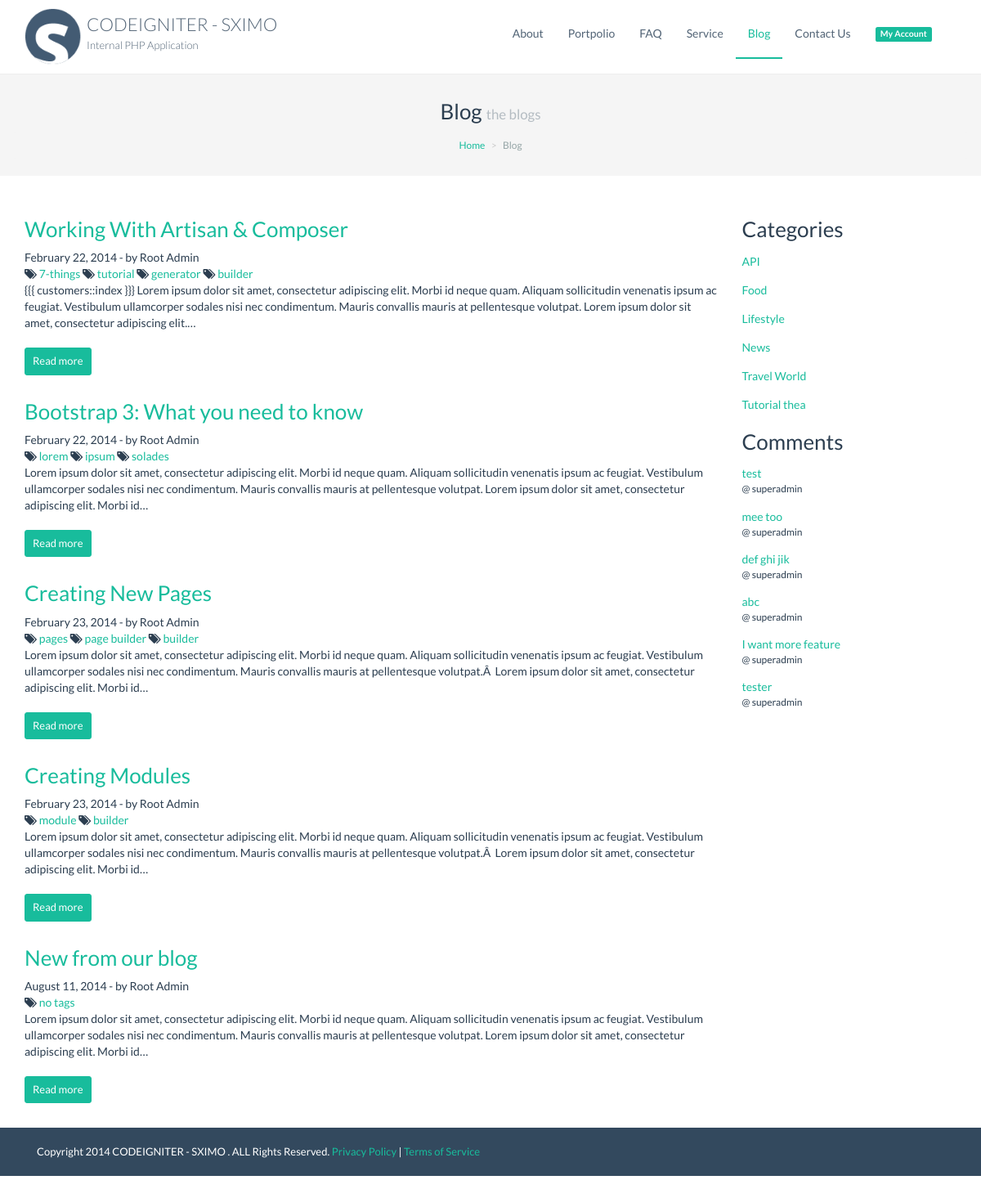
Screenshot of /source/index.php/blog with the database file from the repository.
### tables this page shows
CREATE TABLE `tb_menu` (
  `menu_id` int(11) NOT NULL AUTO_INCREMENT,
  `parent_id` int(11) DEFAULT '0',
  `module` varchar(50) DEFAULT NULL,
  `url` varchar(100) DEFAULT NULL,
  `menu_name` varchar(100) DEFAULT NULL,
  `menu_type` char(10) DEFAULT NULL,
  `role_id` varchar(100) DEFAULT NULL,
  `deep` smallint(2) DEFAULT NULL,
  `ordering` int(6) DEFAULT NULL,
  `position` enum('top','sidebar','both') DEFAULT NULL,
  `menu_icons` varchar(30) DEFAULT NULL,
  `active` enum('0','1') DEFAULT '1',
  `access_data` text,
  `allow_guest` enum('0','1') DEFAULT '0',
  PRIMARY KEY (`menu_id`)
);

CREATE TABLE `tb_module` (
  `module_id` int(11) NOT NULL AUTO_INCREMENT,
  `module_name` varchar(100) DEFAULT NULL,
  `module_title` varchar(100) DEFAULT NULL,
  `module_note` varchar(255) DEFAULT NULL,
  `module_author` varchar(100) DEFAULT NULL,
  `module_created` timestamp NULL DEFAULT NULL,
  `module_desc` text,
  `module_db` varchar(255) DEFAULT NULL,
  `module_db_key` varchar(100) DEFAULT NULL,
  `module_type` enum('master','report','proccess','core','generic','addon') DEFAULT 'master',
  `module_config` text,
  `module_lang` text,
  PRIMARY KEY (`module_id`)
);

CREATE TABLE `tb_blogs` (
  `blogID` int(11) NOT NULL AUTO_INCREMENT,
  `CatID` int(6) DEFAULT NULL,
  `title` text,
  `slug` text,
  `content` text,
  `created` datetime DEFAULT NULL,
  `tags` text,
  `status` enum('publish','unpublish','draft') DEFAULT 'draft',
  `image` varchar(100) DEFAULT NULL,
  `entryby` int(11) DEFAULT NULL,
  PRIMARY KEY (`blogID`)
);

CREATE TABLE `tb_blogcategories` (
  `CatID` int(6) NOT NULL AUTO_INCREMENT,
  `name` text,
  `slug` text,
  `descr` text,
  `enable` enum('0','1') DEFAULT NULL,
  PRIMARY KEY (`CatID`)
);

CREATE TABLE `tb_blogcomments` (
  `commentID` int(11) NOT NULL AUTO_INCREMENT,
  `parentID` int(11) DEFAULT NULL,
  `user_id` int(11) DEFAULT NULL,
  `blogID` int(11) DEFAULT NULL,
  `name` text,
  `email` text,
  `comment` text,
  `created` timestamp NOT NULL DEFAULT CURRENT_TIMESTAMP ON UPDATE CURRENT_TIMESTAMP,
  PRIMARY KEY (`commentID`)
);

CREATE TABLE `tb_users` (
  `id` int(11) NOT NULL AUTO_INCREMENT,
  `group_id` int(6) DEFAULT NULL,
  `username` varchar(100) NOT NULL,
  `password` varchar(64) NOT NULL,
  `email` varchar(100) NOT NULL,
  `first_name` varchar(50) DEFAULT NULL,
  `last_name` varchar(50) DEFAULT NULL,
  `avatar` varchar(100) DEFAULT NULL,
  `active` tinyint(1) unsigned DEFAULT NULL,
  `login_attempt` tinyint(2) DEFAULT '0',
  `last_login` datetime DEFAULT NULL,
  `created_at` timestamp NOT NULL DEFAULT CURRENT_TIMESTAMP,
  `updated_at` timestamp NULL DEFAULT NULL,
  `reminder` varchar(64) DEFAULT NULL,
  `activation` varchar(50) DEFAULT NULL,
  `remember_token` varchar(100) DEFAULT NULL,
  PRIMARY KEY (`id`)
);

### source/application/controllers/Blog.php (called while the page is built, shortened)
<?php if (!defined('BASEPATH')) exit('No direct script access allowed');
class Blog extends SB_Controller
{
  public $module     = 'blog';
  public $per_page  = '10';
  function __construct() {
    $this->load->model('blogmodel');
    $this->model = $this->blogmodel;
    $this->load->helper('text');
    $this->info = $this->model->makeInfo( $this->module);
    $this->data = array_merge( $this->data, array(
      'pageTitle'  =>   $this->info['title'],
      'pageNote'  =>  $this->info['note'],
      'pageModule'  => 'blog',
    ));
  }
  function index()
  {
    $sort = (!is_null($this->input->get('sort', true)) ? $this->input->get('sort', true) : 'blogID');
    $order = (!is_null($this->input->get('order', true)) ? $this->input->get('order', true) : 'asc');
    $filter = (!is_null($this->input->get('search', true)) ? $this->buildSearch() : '');
    $page = max(1, (int) $this->input->get('page', 1));
    $params = array(
      'page'    => $page ,
      'limit'    => ($this->input->get('rows', true) !='' ? filter_var($this->input->get('rows', true),FILTER_VALIDATE_INT) : $this->per_page ) ,
      'sort'    => $sort ,
      'order'    => $order,
      'params'  => $filter,
    );
    $results = $this->model->getRows( $params );
    $page = $page >= 1 && filter_var($page, FILTER_VALIDATE_INT) !== false ? $page : 1;
    $this->data['rowData']    = $results['rows'];
    $pagination = $this->paginator( array(
      'total_rows' => $results['total'] ,
      'per_page'   => $params['limit']
    ));
    $this->data['pagination']  = $pagination;
    $this->data['rowsComment'] = $this->model->getComment();
    $this->data['rowsCategory'] = $this->model->getCategory();
    $this->data['content'] = $this->load->view('blog/index',$this->data, true );
      $this->load->view('layouts/'.CNF_THEME.'/index', $this->data );
  }
}

### source/index.php (called while the page is built, shortened)
<?php
require_once BASEPATH.'core/CodeIgniter.php';

### source/application/core/SB_Model.php (called while the page is built, shortened)
<?php if (!defined('BASEPATH')) exit('No direct script access allowed');
class SB_Model extends CI_Model
{
	public $table;
	public $primaryKey;
	public function getRows( $args )
	{
		$key = $this->primaryKey;
		extract( array_merge( array(
			'page' 		=> '0' ,
			'limit'  	=> '0' ,
			'sort' 		=> '' ,
			'order' 	=> '' ,
			'params' 	=> '' ,
			'global'	=> '1'
		), $args ));
		$offset = $page-1 ;
		$limitConditional = ($page !=0 && $limit !=0) ? "LIMIT  $offset , $limit" : '';
		$orderConditional = ($sort !='' && $order !='') ?  " ORDER BY {$sort} {$order} " : '';
		$table = $this->table;
		$query = $this->db->query( $this->querySelect() . $this->queryWhere(). "
			{$params} ". $this->queryGroup() ." {$orderConditional}  {$limitConditional} ");
		$result = $query->result();
		if($key =='' ) { $key ='*'; } else { $key = $table.".".$key ; }
		$counter_select = preg_replace( '/[\s]*SELECT(.*)FROM/Usi', 'SELECT count('.$key.') as total FROM', $this->querySelect() );
		$query = $this->db->query( $counter_select . $this->queryWhere()." {$params} ". $this->queryGroup());
		$res = $query->result();
		$total = $res[0]->total;
		return $results = array('rows'=> $result , 'total' => $total);
	}
	function makeInfo( $id )
	{
		$query =  $this->db->get_where('tb_module', array('module_name'=> $id));
		$data = array();
		foreach($query->result() as $r)
		{
			$data['id']		= $r->module_id;
			$data['title'] 	= $r->module_title;
			$data['note'] 	= $r->module_note;
			$data['table'] 	= $r->module_db;
			$data['key'] 	= $r->module_db_key;
			$data['config'] = SiteHelpers::CF_decode_json($r->module_config);
			$field = array();
			foreach($data['config']['grid'] as $fs)
			{
				foreach($fs as $f)
					$field[] = $fs['field'];
			}
			$data['field'] = $field;
		}
		return $data;
	}
}
?>

### source/application/models/Blogmodel.php (called while the page is built, shortened)
<?php if (!defined('BASEPATH')) exit('No direct script access allowed');
class Blogmodel extends SB_Model
{
	public static function querySelect(  ){
		return "   SELECT tb_blogs.* FROM tb_blogs   ";
	}
	public static function queryWhere(  ){
		return "  WHERE tb_blogs.blogID IS NOT NULL   ";
	}
	public static function queryGroup(){
		return "   ";
	}
  public function getCategory (  ){
    $param = array(
      'sort' => 'name' ,
      'order' => 'asc' ,
    );
    $data = $this->blogcatmodel->getRows( $param );
    $data = json_decode( json_encode( $data ), true );
    return $data['rows'];
  }
  public function getComment (  ){
    $param = array(
      'sort' => 'commentid' ,
      'order' => 'desc' ,
      'limit' => '5' ,
    );
    $data = $this->blogcommentmodel->getRows( $param );
    $data = json_decode( json_encode( $data ), true );
    foreach ( $data['rows'] as $k =>& $v ){
      $blog = $this->db->get_where( 'tb_blogs' , array( 'blogId' => $v['blogID'] ));
      $v['_blog'] = $blog->row_array();
      $user = $this->db->get_where( 'tb_users' , array( 'id' =>   $v['user_id'] ));
    }
    return $data['rows'];
  }
}
?>

### source/application/models/Blogcatmodel.php (called while the page is built, shortened)
<?php if (!defined('BASEPATH')) exit('No direct script access allowed');
class Blogcatmodel extends SB_Model
{
	public static function querySelect(  ){
		return "   SELECT tb_blogcategories.* FROM tb_blogcategories   ";
	}
	public static function queryWhere(  ){
		return "  WHERE tb_blogcategories.CatID IS NOT NULL   ";
	}
	public static function queryGroup(){
		return "   ";
	}
}
?>

### source/application/core/SB_Controller.php (called while the page is built, shortened)
<?php
class SB_Controller extends CI_Controller
{
	function paginator($options = array() ) {
		$keepLive = '';
		$sort 	= (!is_null($this->input->get('sort', true)) ? $this->input->get('sort', true) : '');
		$order 	= (!is_null($this->input->get('order', true)) ? $this->input->get('order', true) : '');
		$toptions = array_replace_recursive( array(
			'base_url' => site_url( $this->module ).'?'.$keepLive,
			'total_rows' => 0 ,
			'per_page' => $this->per_page,
		), $options );
		$this->pagination->initialize( $toptions );
		return $this->pagination->create_links();
	}
}
?>

### source/application/models/Blogcommentmodel.php (called while the page is built, shortened)
<?php if (!defined('BASEPATH')) exit('No direct script access allowed');
class Blogcommentmodel extends SB_Model
{
	public static function querySelect(  ){
		return "   SELECT tb_blogcomments.* FROM tb_blogcomments   ";
	}
	public static function queryWhere(  ){
		return "  WHERE tb_blogcomments.commentID IS NOT NULL   ";
	}
	public static function queryGroup(){
		return "   ";
	}
}
?>

### source/application/helpers/site_helper.php (called while the page is built, shortened)
<?php
class SiteHelpers
{
	public static function menus( $position ='top',$active = '1')
	{
		$_this = & get_Instance();
		$data = array();
		$menu = self::nestedMenu(0,$position ,$active);
		foreach ($menu as $row)
		{
			$child_level = array();
			$p = json_decode($row->access_data,true);
			if($row->allow_guest == 1)
			{
				$is_allow = 1;
			} else {
				$is_allow = (isset($p[$_this->session->userdata('gid')]) && $p[$_this->session->userdata('gid')] ? 1 : 0);
			}
			if($is_allow ==1)
			{
				$menus2 = self::nestedMenu($row->menu_id , $position ,$active );
				$level = array(
						'menu_id'		=> $row->menu_id,
						'module'		=> $row->module,
						'menu_type'		=> $row->menu_type,
						'url'			=> $row->url,
						'menu_name'		=> $row->menu_name,
						'menu_icons'	=> $row->menu_icons,
						'childs'		=> $child_level
					);
				$data[] = $level;
			}
		}
		return $data;
	}
	public static function nestedMenu($parent=0,$position ='top',$active = '1')
	{
		$_this = & get_Instance();
		$active 	=  ($active =='all' ? "" : "AND active ='1' ");
		$Q = $_this->db->query("
		SELECT
			tb_menu.*
		FROM tb_menu WHERE parent_id ='". $parent ."' ".$active."  AND position ='{$position}'
		GROUP BY tb_menu.menu_id ORDER BY ordering
		");
		return $Q->result();
	}
}

### source/application/views/blog/index.php (the view, shortened to what this page needs)
  <div class="page-content row">
    <div class="page-header">
      <div class="page-title">
        <h3> <?php echo $pageTitle ?> <small><?php echo $pageNote ?></small></h3>
      </div>
      <ul class="breadcrumb">
        <li><a href="<?php echo site_url('') ?>">Home</a></li>
        <li class="active"><?php echo $pageTitle ?></li>
      </ul>
    </div>
  <div class="container blog">
    <div class="row" >
      <div class="col-md-9" >
<?php
      if( count( $rowData ) ){
        foreach ($rowData as $k => $row) {
          $row = (array) $row;
          $htm = '
          <div class="post " >
            <div class="headline" >
              <h3><a href="'.site_url('blog/read/'.$row['slug']).'" >'.$row['title'].'</a></h3>
            </div>
            <div class="info" >
              <span class="date" >'.date('F j, Y', strtotime( $row['created'] )) .'</span>
              <span class="author" >- by '.$row['author'].'</span>
            </div>
            <div class="tags" >';
            $tags = explode( ',',$row['tags']);
            foreach ( $tags as $l => $tag ){
              $htm .= '
              <span><i class="fa fa-tags" ></i> <a href="'.site_url('blog/tags/'.str_replace(' ','-',trim($tag))).'" >'.trim($tag).'</a></span> ';
            }
          $htm .='
            </div>
            <div class="content" >
              '.word_limiter(strip_tags( $row['content'] ),40).'
            </div>
            <br/>
            <div class="readmore" >
              <a class="btn btn-sm btn-success" href="'.site_url('blog/read/'.$row['slug']).'" >Read more</a>
            </div>
          </div>
          ';
          echo $htm;
        }
      } else {
        echo '
        <div class="headline" >
          <h3>Article Not found</h3>
        </div>
        ';
      }
?>
      </div>
      <div class="col-md-3" >
<?php
    $this->load->view('blog/sidebar');
?>
      </div>
    </div>
  </div>

### source/application/views/blog/sidebar.php
<div class="widget" >
  <div class="headline" >
    <h3>Categories</h3>
    <ul class="nolist" >
<?php
    foreach ( $rowsCategory as $k => $cat ){
      echo  '
      <li><a href="'.site_url('blog/category/'.$cat['CatID']).'" class="" >'.$cat['name'].'</a> </li>';
    }
?>
    </ul>
  </div>
</div>
<div class="widget comments" >
  <div class="headline" >
    <h3>Comments</h3>
    <ul class="nolist" >
<?php
    foreach ( $rowsComment as $k => $comment ){
      echo  '
      <li><a href="'.site_url('blog/read/'.$comment['_blog']['slug']).'" class="" >'.word_limiter($comment['comment'],8).' </a><span>@ '.$comment['_user']['username'].'</span> </li>';
    }
?>
    </ul>
  </div>
</div>
<link href="<?php echo base_url('sximo/css/modules/blog.css') ?>" rel="stylesheet" type="text/css"/>

### source/application/views/layouts/mango/topbar.php (shortened to what this page needs)
<?php $menus = SiteHelpers::menus('top') ;?>
 	  <ul class="nav navbar-nav navbar-collapse collapse navbar-right"  id="topmenu">
		<?php foreach ($menus as $menu) :?>
			 <li class="<?php if($this->uri->segment(1) == $menu['module']) echo 'active';?>" >
			 	<a
				<?php if($menu['menu_type'] =='external') :?>
					href="<?php echo site_url($menu['url']);?>"
				<?php else : ?>
					href="<?php echo site_url($menu['module']);?>"
				<?php endif; ?>
				 <?php if(count($menu['childs']) > 0 ) echo 'class="dropdown-toggle" data-toggle="dropdown" ';?>>
			 		<i class="<?php  echo $menu['menu_icons'];?>"></i> <span>
						<?php  echo $menu['menu_name'];?>
					</span>
				</a>
			</li>
		<?php endforeach;?>
			<li><a href="javascript://ajax" class="dropdown-toggle" data-toggle="dropdown"><span class="label label-success"> My Account</span></a>
			</li>
  </ul>

### source/sximo/css/modules/blog.css (style rules this page uses)
.blog .post { margin-bottom: 30px; }
ul.nolist { padding: 0px; list-style: none; }
.widget li { margin: 15px 0px; font-size: 14px; }
.widget.comments li span { display: block; font-size: 12px; }

### rows the page displays
tb_menu: menu_name "About"
tb_menu: menu_name "Portpolio"
tb_menu: menu_name "FAQ"
tb_menu: menu_name "Service"
tb_menu: menu_name "Blog"
tb_menu: menu_name "Contact Us"
tb_module: module_title "Blog", module_note "the blogs"
tb_blogs: title "Working With Artisan & Composer", created "February 22, 2014", author "Root Admin", tags "7-things", tags "tutorial", tags "generator", tags "builder", content "{{{ customers::index }}} Lorem ipsum dolor sit amet, consectetur adipiscing elit. Morbi id neque quam. Aliquam sollicitudin venenatis ipsum ac feugiat. Vestibulum ullamcorper sodales nisi nec condimentum. Mauris convallis mauris at pellentesque volutpat. Lorem ipsum dolor sit amet, consectetur adipiscing elit.…"
tb_blogs: title "Bootstrap 3: What you need to know", created "February 22, 2014", author "Root Admin", tags "lorem", tags "ipsum", tags "solades", content "Lorem ipsum dolor sit amet, consectetur adipiscing elit. Morbi id neque quam. Aliquam sollicitudin venenatis ipsum ac feugiat. Vestibulum ullamcorper sodales nisi nec condimentum. Mauris convallis mauris at pellentesque volutpat. Lorem ipsum dolor sit amet, consectetur adipiscing elit. Morbi id…"
tb_blogs: title "Creating New Pages", created "February 23, 2014", author "Root Admin", tags "pages", tags "page builder", tags "builder", content "Lorem ipsum dolor sit amet, consectetur adipiscing elit. Morbi id neque quam. Aliquam sollicitudin venenatis ipsum ac feugiat. Vestibulum ullamcorper sodales nisi nec condimentum. Mauris convallis mauris at pellentesque volutpat.Â Lorem ipsum dolor sit amet, consectetur adipiscing elit. Morbi id…"
tb_blogs: title "Creating Modules", created "February 23, 2014", author "Root Admin", tags "module", tags "builder", content "Lorem ipsum dolor sit amet, consectetur adipiscing elit. Morbi id neque quam. Aliquam sollicitudin venenatis ipsum ac feugiat. Vestibulum ullamcorper sodales nisi nec condimentum. Mauris convallis mauris at pellentesque volutpat.Â Lorem ipsum dolor sit amet, consectetur adipiscing elit. Morbi id…"
tb_blogs: title "New from our blog", created "August 11, 2014", author "Root Admin", tags "no tags", content "Lorem ipsum dolor sit amet, consectetur adipiscing elit. Morbi id neque quam. Aliquam sollicitudin venenatis ipsum ac feugiat. Vestibulum ullamcorper sodales nisi nec condimentum. Mauris convallis mauris at pellentesque volutpat. Lorem ipsum dolor sit amet, consectetur adipiscing elit. Morbi id…"
tb_blogcategories: name "API"
tb_blogcategories: name "Food"
tb_blogcategories: name "Lifestyle"
tb_blogcategories: name "News"
tb_blogcategories: name "Travel World"
tb_blogcategories: name "Tutorial thea"
tb_blogcomments: comment "test", user.username "superadmin"
tb_blogcomments: comment "mee too", user.username "superadmin"
tb_blogcomments: comment "def ghi jik", user.username "superadmin"
tb_blogcomments: comment "abc", user.username "superadmin"
tb_blogcomments: comment "I want more feature", user.username "superadmin"
tb_blogcomments: comment "tester", user.username "superadmin"

### other values shown
CNF_APPNAME "CODEIGNITER - SXIMO"
CNF_APPDESC "Internal PHP Application"
